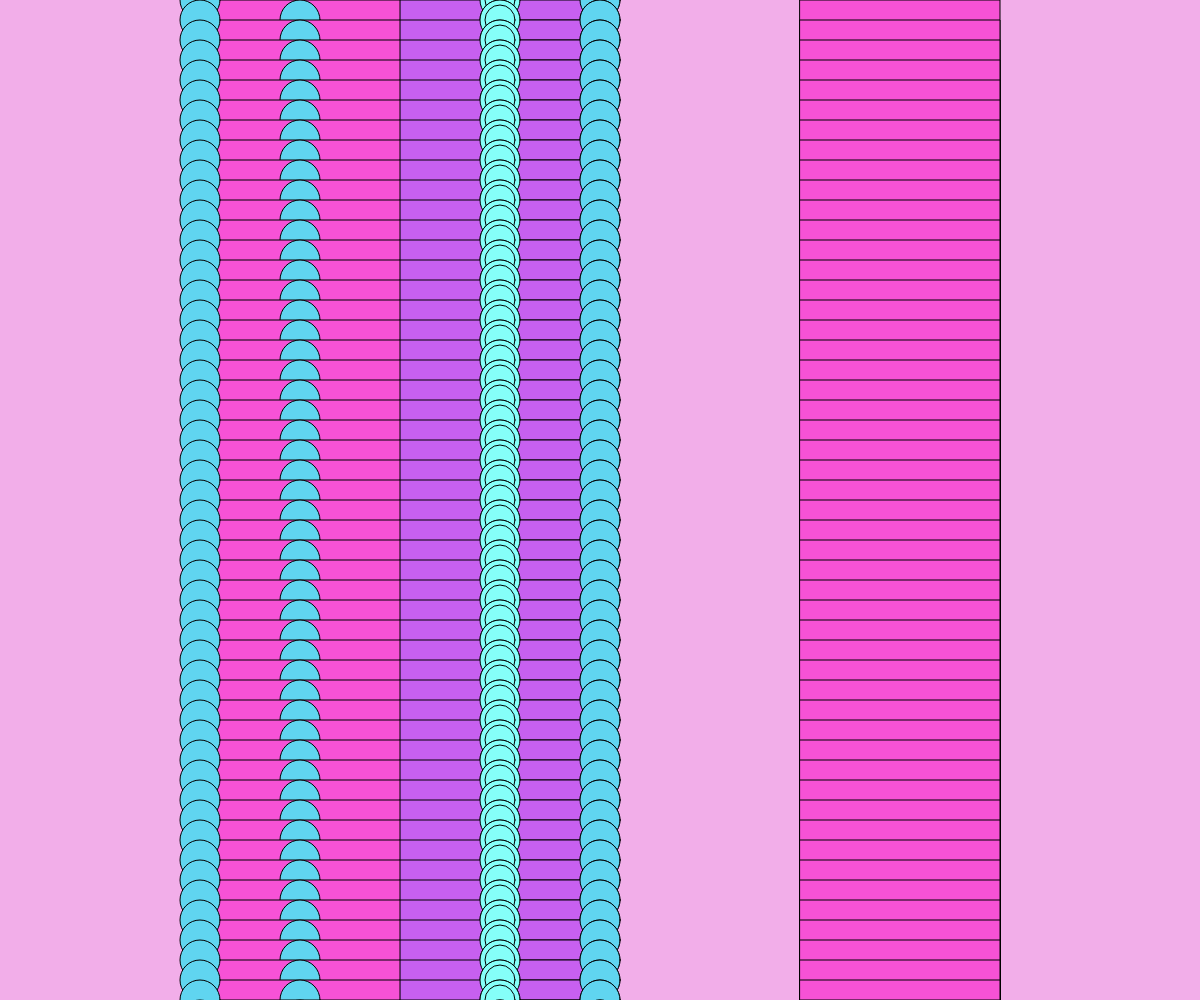
Frame 1 (no input)
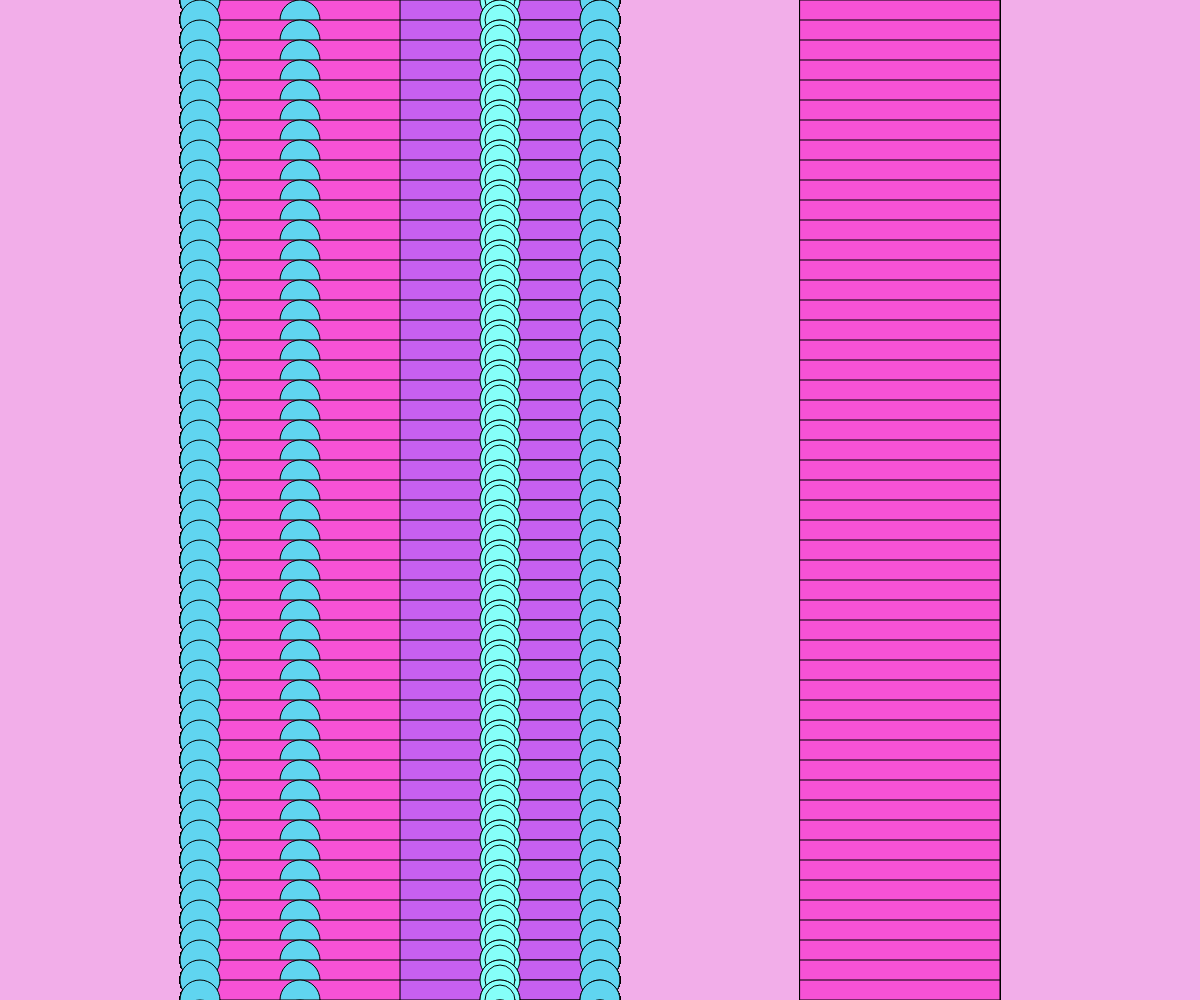
Frame 60 (no input)
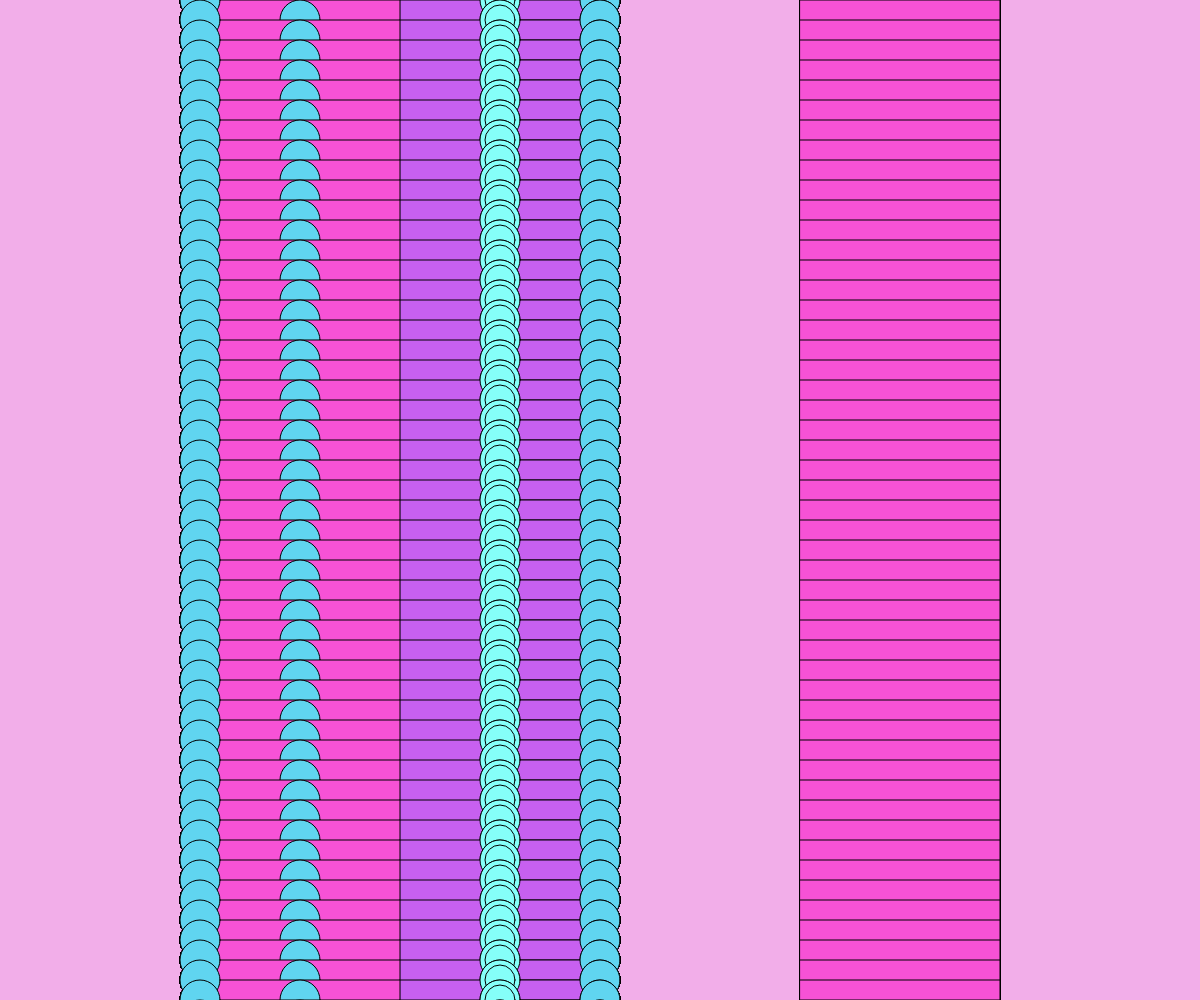
Frame 120 (the mouse pressed at the canvas centre since frame 60)

The p5.js sketch that drew these frames (run headless with seeded random() and noise() and a simulated clock; from frame 60 on, the mouse is pressed at the canvas centre):

// p5.js sketch
// ── sketch.js
function setup() {
// Create a full screen canvas
createCanvas(windowWidth, windowHeight);
background(242, 174, 233);




}
function draw() {

  for(let i = 0; i < width; i = i +20){
      fill(199, 96, 240);
      rect(500,i,100);

      fill(96, 213, 240);
      circle(500,i,40);

      fill(199, 96, 240);
      rect(400,i,100);

      fill(96, 213, 240);
      circle(300,i,40);

      circle(600,i,40);

      fill(199, 96, 240);
      rect(500,i,100);

      fill(133, 255, 249);
      circle(500,i,40);

      fill(133, 255, 249);
      circle(500,i,30);

      fill(247, 82, 214);
      rect(200,i,200);

      fill(96, 213, 240);
      circle(200,i,40);


      fill(247, 82, 214);
      rect(800,i,200);

      fill(96, 213, 240);
      circle(600,i,40);


}




}
